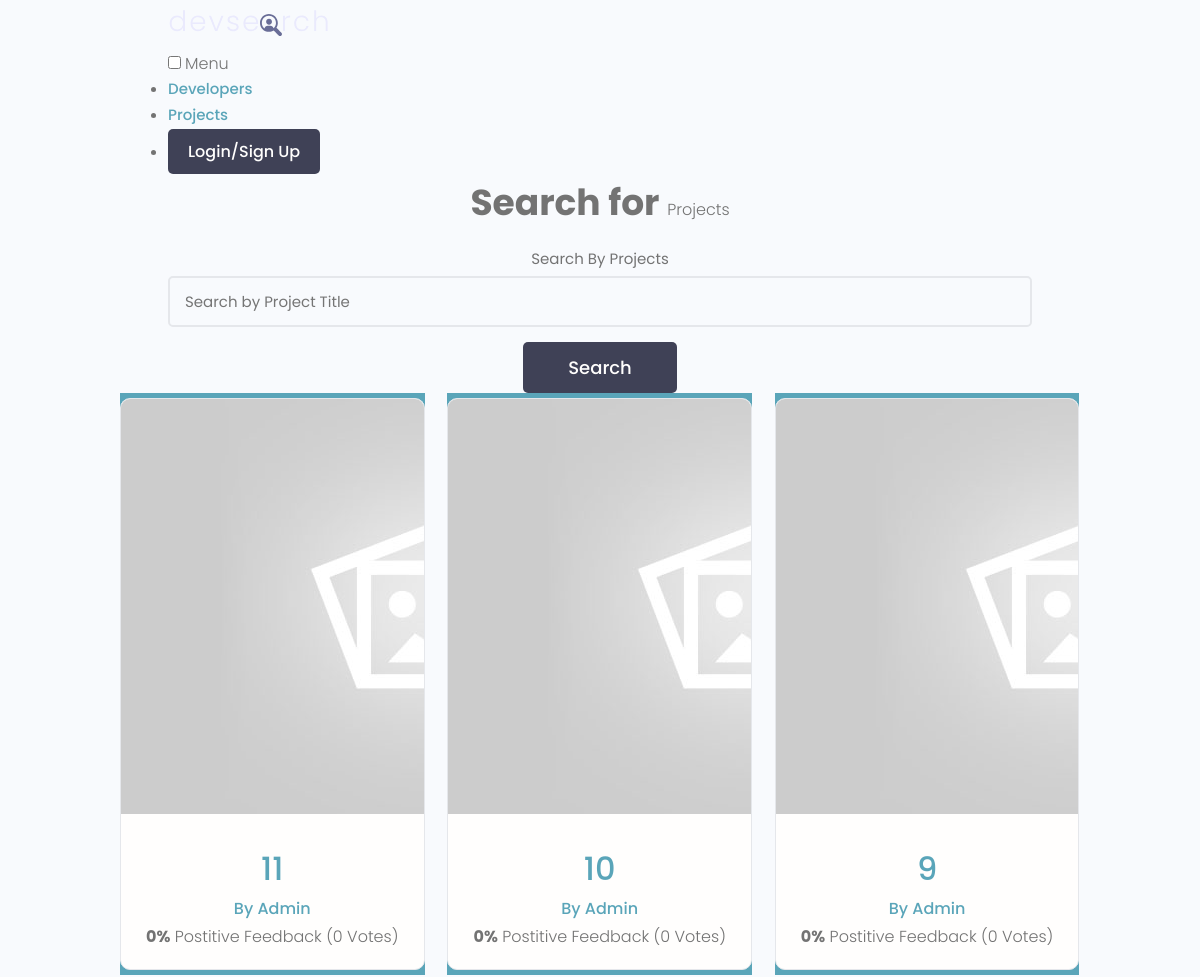
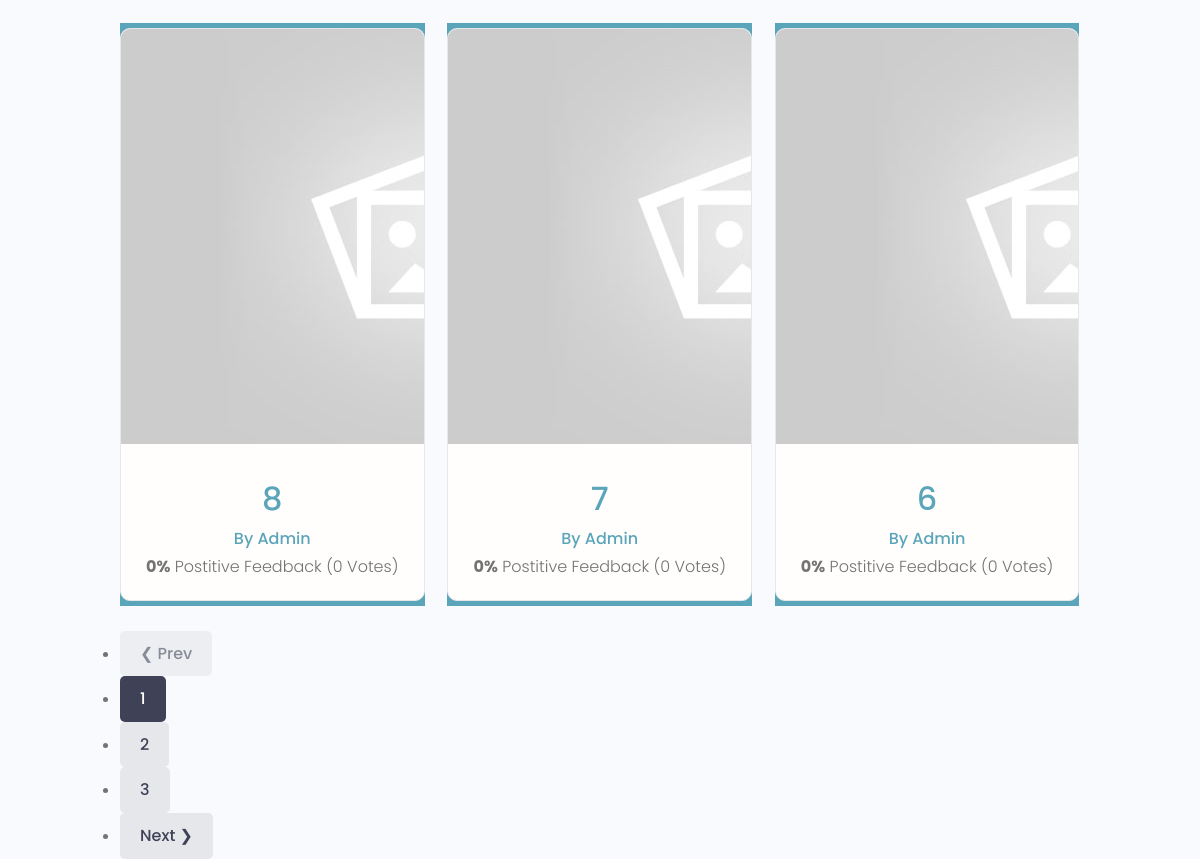
The app's page /, older data (2 pictures, top to bottom).
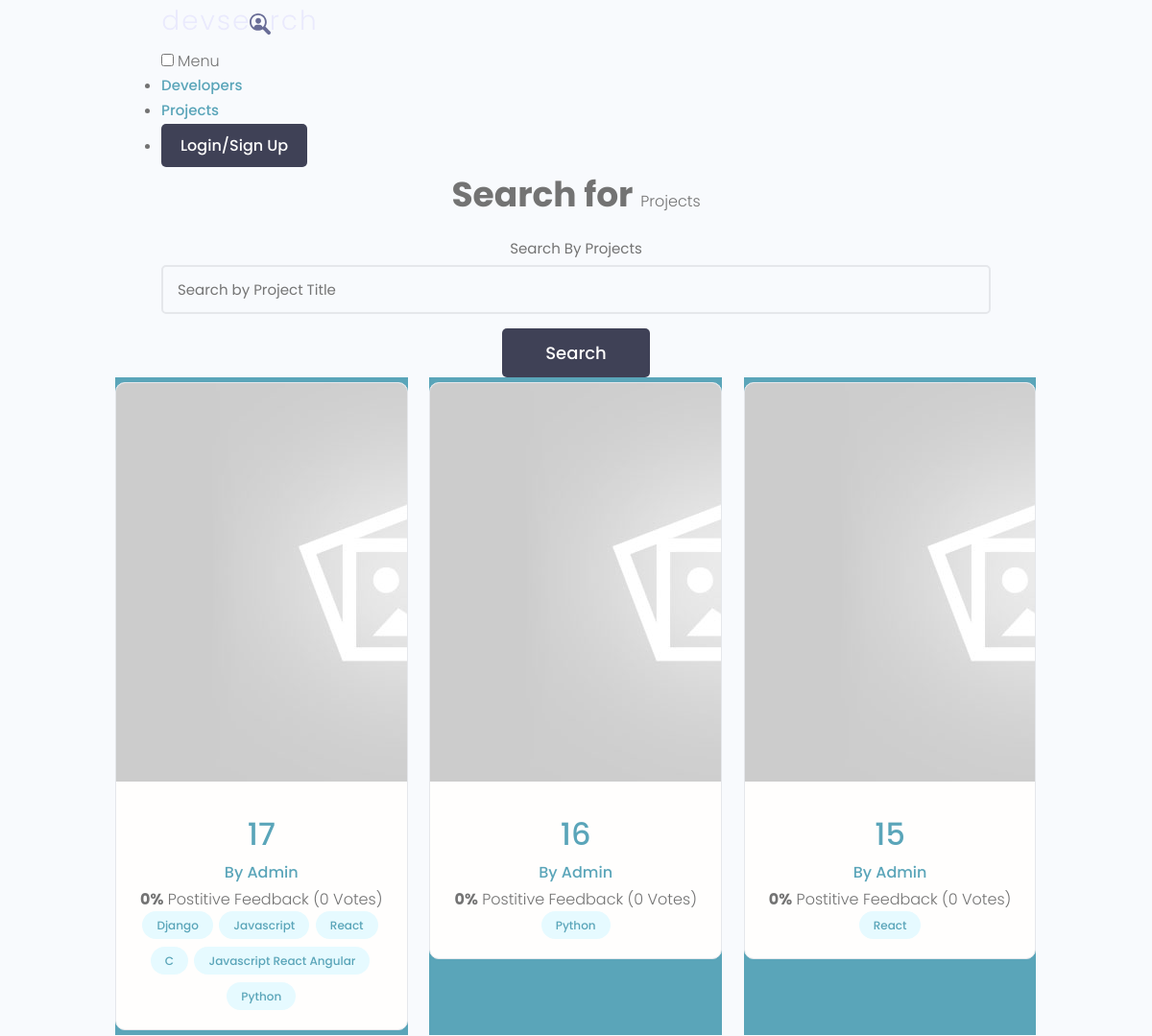
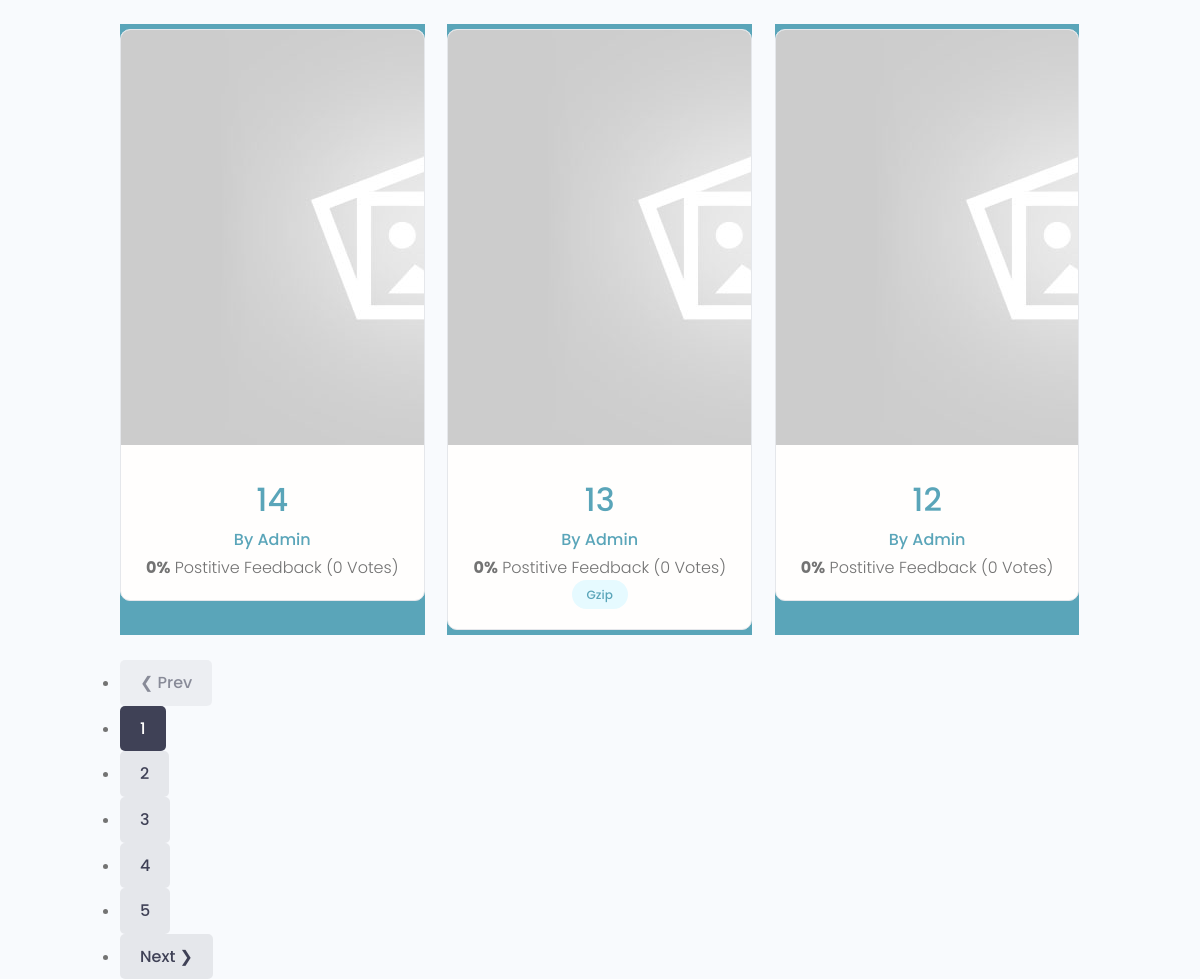
The same page, newer data (2 pictures, top to bottom).
### projects/models.py (models this page shows, shortened)
class Project(models.Model):
    owner = models.ForeignKey(Profile, null=True, blank=True, on_delete=models.CASCADE)
    title = models.CharField(max_length=200)
    description = models.TextField(null=True, blank=True)
    featured_image = models.ImageField(
        null=True, blank=True, default="default.jpg"
    )
    demo_link = models.CharField(max_length=2000, null=True, blank=True)
    source_link = models.CharField(max_length=2000, null=True, blank=True)
    tags = models.ManyToManyField('Tag', blank=True)
    vote_positive = models.IntegerField(default=0, null=True, blank=True)
    vote_total = models.IntegerField(default=0, null=True, blank=True)
    vote_ratio = models.IntegerField(default=0, null=True, blank=True)
    created = models.DateTimeField(auto_now_add=True)
    id = models.UUIDField(default=uuid.uuid4, unique=True,
                          primary_key=True, editable=False)
    class Meta:
        ordering = ["-created"]
    @property
    def imageURL(self):
        try:
            url = self.featured_image.url
        except:
            url = "/images/default.jpg"
        return url

class Tag(models.Model):
    name = models.CharField(max_length=200)
    created = models.DateTimeField(auto_now_add=True)
    id = models.UUIDField(default=uuid.uuid4, unique=True,
                          primary_key=True, editable=False)
    def __str__(self):
        return self.name

### users/models.py (models this page shows, shortened)
class Profile(models.Model):
    user = models.OneToOneField(User, on_delete=models.CASCADE, null=True, blank=True)
    name = models.CharField(max_length=200, blank=False, null=False)
    email = models.EmailField(max_length=500, blank=False, null=False)
    username = models.CharField(max_length=200, blank=False, null=False)
    location = models.CharField(max_length=200, blank=True, null=True)
    short_intro = models.CharField(max_length=200, blank=True, null=True)
    bio = models.TextField(blank=True, null=True)
    profile_image = models.ImageField(null=True, blank=True, upload_to='profiles/', default='profiles/user-default.png')
    social_github = models.CharField(max_length=200, blank=True, null=True)
    social_twitter = models.CharField(max_length=200, blank=True, null=True)
    social_linkedin = models.CharField(max_length=200, blank=True, null=True)
    social_youtube = models.CharField(max_length=200, blank=True, null=True)
    social_website = models.CharField(max_length=200, blank=True, null=True)
    created = models.DateTimeField(auto_now_add=True)
    id = models.UUIDField(default=uuid.uuid4, unique=True,
                          primary_key=True, editable=False)
    class Meta:
        ordering = ["-created"]

### projects/views.py (the view)
# urls.py: path("", include('projects.urls')),
def projects(request):
    proj_list = Project.objects.all()
    q = ""
    if request.GET.get("search_query"):
        q = request.GET.get("search_query")
        proj_list = searchProjects(q)
    proj_list, custom_range = customPaginator(request, proj_list, RESULTS_PER_PAGE)
    return render(request, "projects/projects.html", {"list": proj_list, "search_query": q, "custom_range": custom_range})

### projects/utils.py (called while the page is built)
def customPaginator(request, list, results_per_page):
    try:
        page_number = int(request.GET.get("page"))
    except TypeError or ValueError:
        page_number = 1
    paginator = Paginator(list, results_per_page)
    try:
        list = paginator.page(page_number)
    except PageNotAnInteger:
        page_number = 1
        list = paginator.page(page_number)
    except EmptyPage:
        page_number = 1
        list = paginator.page(page_number)
    leftIndex = page_number - 4
    if leftIndex < 1:
        leftIndex = 1
    rightIndex = page_number + 5
    if rightIndex > paginator.num_pages:
        rightIndex = paginator.num_pages + 1
    if rightIndex < 10 and paginator.num_pages > 9:
        rightIndex = 10
    custom_range = range(leftIndex, rightIndex)
    return list, custom_range

### projects/templates/projects/projects.html
{% extends 'main.html' %}
{% block content %}
<main class="projects">
    <section class="hero-section text-center">
      <div class="container container--narrow">
        <div class="hero-section__box">
          <h2>Search for <span>Projects</span></h2>
        </div>
        <div class="hero-section__search">
          <form id="searchForm" class="form" action="{% url 'projects' %}" method="get">
            <div class="form__field">
              <label for="formInput#search">Search By Projects </label>
              <input class="input input--text" id="formInput#search" type="text" name="search_query"
                value="{{search_query}}" placeholder="Search by Project Title" />
            </div>
            <input class="btn btn--sub btn--lg" type="submit" value="Search" />
          </form>
        </div>
      </div>
    </section>
    <section class="projectsList">
      <div class="container">
        <div class="grid grid--three">
        {% for project in list %}
          <div class="column">
            <div class="card project">
              <a href="{% url 'project' project.id %}" class="project">
                <img class="project__thumbnail" src="{{ project.imageURL }}" alt="project thumbnail" />
                <div class="card__body">
                  <h3 class="project__title">{{ project.title }}</h3>
                  <p><a class="project__author" href="{% url 'indivProfile' project.owner.id %}">By {{ project.owner.name }}</a></p>
                  <p class="project--rating">
                    <span style="font-weight: bold;">{{ project.vote_ratio }}%</span> Postitive
                    Feedback ({{ project.vote_total }} Vote{{ project.vote_total|pluralize:"s" }})
                  </p>
                  <div class="project__tags">
                    {% for tag in project.tags.all %}
                    <span class="tag tag--pill tag--main">
                      <small>{{ tag }}</small>
                    </span>
                    {% endfor %}
                  </div>
                </div>
              </a>
            </div>
          </div>
          {% endfor %}
        </div>
      </div>
    </section>
{% include 'paginator.html' with list=list custom_range=custom_range %}
{% endblock content %}

Row changes from the older to the newer data that the page shows:
no longer on this page (row edited): Project: imageURL (placeholder picture), title "11", owner.name "Admin", vote_ratio "0", vote_total "0"
no longer on this page (row edited): Project: imageURL (placeholder picture), title "10", owner.name "Admin", vote_ratio "0", vote_total "0"
no longer on this page (row edited): Project: imageURL (placeholder picture), title "9", owner.name "Admin", vote_ratio "0", vote_total "0"
no longer on this page (row edited): Project: imageURL (placeholder picture), title "8", owner.name "Admin", vote_ratio "0", vote_total "0"
no longer on this page (row unchanged): Project: imageURL (placeholder picture), title "7", owner.name "Admin", vote_ratio "0", vote_total "0"
no longer on this page (row unchanged): Project: imageURL (placeholder picture), title "6", owner.name "Admin", vote_ratio "0", vote_total "0"
added Project: imageURL (placeholder picture), title "17", owner.name "Admin", vote_ratio "0", vote_total "0"
now on this page (row unchanged): Tag: name "Django", shown under "17"
now on this page (row unchanged): Tag: name "Javascript", shown under "17"
added Tag: name "React"
now on this page (row unchanged): Tag: name "C", shown under "17"
added Tag: name "Javascript React Angular", shown under "17"
now on this page (row unchanged): Tag: name "Python"
added Project: imageURL (placeholder picture), title "16", owner.name "Admin", vote_ratio "0", vote_total "0"
added Project: imageURL (placeholder picture), title "15", owner.name "Admin", vote_ratio "0", vote_total "0"
added Project: imageURL (placeholder picture), title "14", owner.name "Admin", vote_ratio "0", vote_total "0"
added Project: imageURL (placeholder picture), title "13", owner.name "Admin", vote_ratio "0", vote_total "0"
added Tag: name "Gzip", shown under "13"
added Project: title "12", owner.name "Admin", vote_ratio "0", vote_total "0"
Text that changed along with them:
new list line: "4"
new list line: "5"
